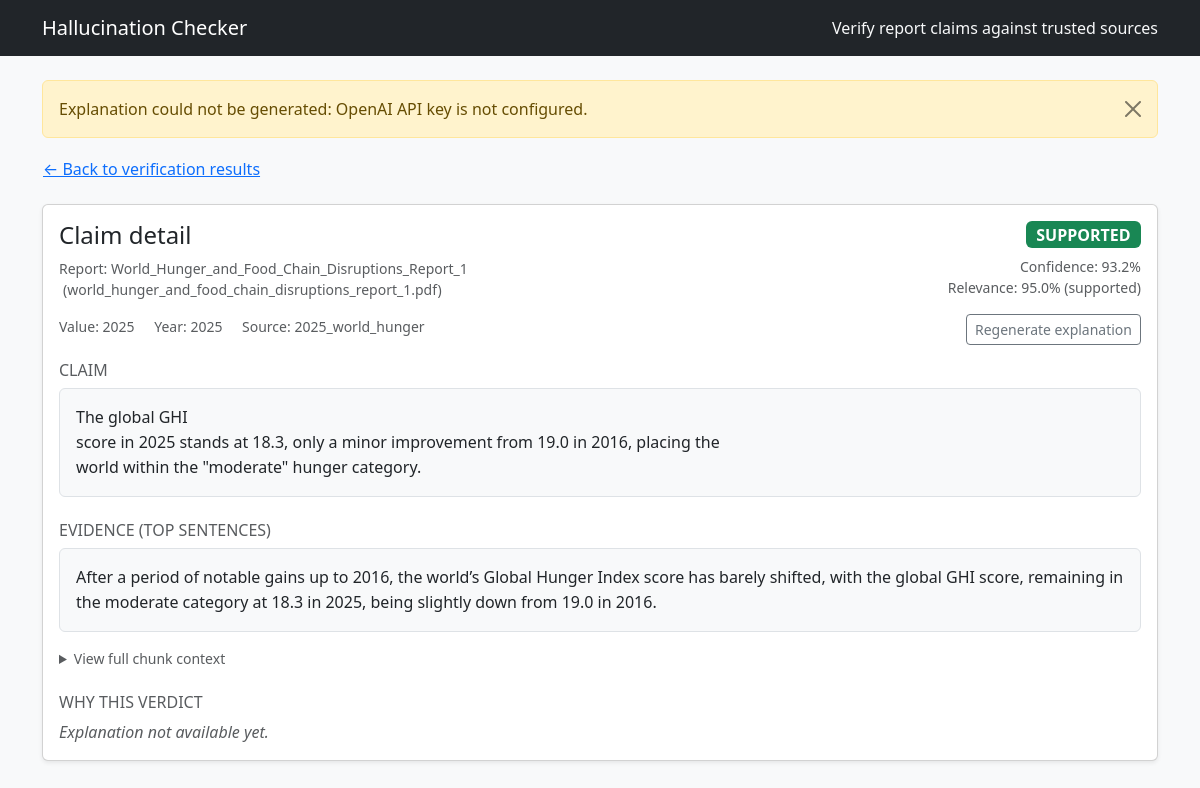
The app's page /claim/3 with its own data.
### src/hallcheck/models.py (models this page shows)
class Base(DeclarativeBase):
    """Declarative base class."""

class Document(Base):
    __tablename__ = "documents"
    id: Mapped[int] = mapped_column(Integer, primary_key=True, autoincrement=True)
    kind: Mapped[DocumentKind] = mapped_column(Enum(DocumentKind), nullable=False)
    path: Mapped[str] = mapped_column(String(512), nullable=False)
    title: Mapped[Optional[str]] = mapped_column(String(256), nullable=True)
    author: Mapped[Optional[str]] = mapped_column(String(256), nullable=True)
    year: Mapped[Optional[int]] = mapped_column(Integer, nullable=True)
    chunks: Mapped[List["Chunk"]] = relationship("Chunk", back_populates="document", cascade="all, delete-orphan")
    claims: Mapped[List["Claim"]] = relationship("Claim", back_populates="document", cascade="all, delete-orphan")

class Claim(Base):
    __tablename__ = "claims"
    id: Mapped[int] = mapped_column(Integer, primary_key=True, autoincrement=True)
    doc_id: Mapped[int] = mapped_column(ForeignKey("documents.id"), nullable=False, index=True)
    sentence: Mapped[str] = mapped_column(Text, nullable=False)
    value: Mapped[Optional[float]] = mapped_column(Float, nullable=True)
    units: Mapped[Optional[str]] = mapped_column(String(64), nullable=True)
    year: Mapped[Optional[int]] = mapped_column(Integer, nullable=True)
    meta: Mapped[Optional[dict]] = mapped_column(JSON, nullable=True)
    document: Mapped[Document] = relationship("Document", back_populates="claims")
    verdicts: Mapped[List["Verdict"]] = relationship("Verdict", back_populates="claim", cascade="all, delete-orphan")

class Verdict(Base):
    __tablename__ = "verdicts"
    id: Mapped[int] = mapped_column(Integer, primary_key=True, autoincrement=True)
    claim_id: Mapped[int] = mapped_column(ForeignKey("claims.id"), nullable=False, index=True)
    status: Mapped[VerdictStatus] = mapped_column(Enum(VerdictStatus), nullable=False)
    confidence: Mapped[float] = mapped_column(Float, nullable=False)
    evidence: Mapped[Optional[dict]] = mapped_column(JSON, nullable=True)
    explanation: Mapped[Optional[str]] = mapped_column(Text, nullable=True)
    claim: Mapped[Claim] = relationship("Claim", back_populates="verdicts")

### app.py (the view)
@app.get("/claim/<int:claim_id>")
def claim_detail(claim_id: int):
    try:
        detail = fetch_claim_detail(claim_id)
    except ValueError as exc:
        flash(str(exc), "warning")
        return redirect(url_for("home"))
    except Exception as exc:  # pragma: no cover - defensive handling
        flash(f"Unable to load claim: {exc}", "danger")
        return redirect(url_for("home"))
    if not detail.get("explanation"):
        try:
            detail["explanation"] = get_or_make_explanation(claim_id)
        except Exception as exc:  # pragma: no cover - defensive handling
            flash(f"Explanation could not be generated: {exc}", "warning")
    report_meta = None
    report_doc_id = detail.get("report_doc_id")
    if report_doc_id is not None:
        report_meta = get_report_details(report_doc_id)
    regen_form = RegenerateExplanationForm()
    return render_template("claim_detail.html", detail=detail, report=report_meta, regen_form=regen_form)

### app.py
class RegenerateExplanationForm(FlaskForm):
    submit = SubmitField("Regenerate explanation")

### app.py (called while the page is built)
@app.context_processor
def inject_globals():
    return {"STATUS_BADGES": STATUS_BADGES}

### src/hallcheck/db.py (called while the page is built)
def init_db() -> None:
    from .models import Base  # Imported lazily to avoid circular import
    Base.metadata.create_all(bind=engine)
    _ensure_verdict_explanation_column()
    _ensure_document_author_column()
    _ensure_chunk_tables_column()

@contextmanager
def get_session() -> Iterator[Session]:
    session = SessionLocal()
    try:
        yield session
        session.commit()
    except Exception:
        session.rollback()
        raise
    finally:
        session.close()

def _ensure_verdict_explanation_column() -> None:
    try:
        with engine.begin() as connection:
            inspector = inspect(connection)
            if "verdicts" not in inspector.get_table_names():
                return
            column_names = {col["name"] for col in inspector.get_columns("verdicts")}
            if "explanation" in column_names:
                return
            connection.execute(text("ALTER TABLE verdicts ADD COLUMN explanation TEXT"))
    except Exception:
        pass

def _ensure_document_author_column() -> None:
    try:
        with engine.begin() as connection:
            inspector = inspect(connection)
            if "documents" not in inspector.get_table_names():
                return
            column_names = {col["name"] for col in inspector.get_columns("documents")}
            if "author" in column_names:
                return
            connection.execute(text("ALTER TABLE documents ADD COLUMN author VARCHAR(256)"))
    except Exception:
        pass

def _ensure_chunk_tables_column() -> None:
    try:
        with engine.begin() as connection:
            inspector = inspect(connection)
            if "chunks" not in inspector.get_table_names():
                return
            column_names = {col["name"] for col in inspector.get_columns("chunks")}
            if "tables" in column_names:
                return
            connection.execute(text("ALTER TABLE chunks ADD COLUMN tables JSON"))
    except Exception:
        pass

### src/hallcheck/tables.py (called while the page is built, shortened)
def extract_tables_from_text(text: str) -> List[str]:
    tables: List[str] = []
    return tables

### src/hallcheck/webbridge.py (called while the page is built, shortened)
def get_or_make_explanation(claim_id: int) -> str:
    if not settings.openai_api_key:
        raise RuntimeError("OpenAI API key is not configured.")

### templates/claim_detail.html (shortened to what this page needs)
{% extends "layout.html" %}
{% block content %}
<div class="mb-3">
  {% if detail.report_doc_id %}
    <a href="{{ url_for('results', report_doc_id=detail.report_doc_id) }}#claim-{{ detail.claim_id }}" class="btn btn-link px-0">
      &larr; Back to verification results
    </a>
  {% else %}
    <a href="{{ url_for('home') }}" class="btn btn-link px-0">&larr; Back to dashboard</a>
  {% endif %}
</div>
<div class="card shadow-sm mb-4">
  <div class="card-body">
    <div class="d-flex justify-content-between align-items-start flex-column flex-lg-row gap-4 mb-3">
      <div>
        <h1 class="h4 mb-2">Claim detail</h1>
        {% if report %}
          <div class="small text-muted">
            Report: {{ report.title }}
            {% if report.filename %}
              <span class="ms-1 text-lowercase">({{ report.filename }})</span>
            {% endif %}
          </div>
        {% endif %}
        <div class="small text-muted mt-3">
          {% if detail.value is not none %}
            <span>Value: {{ "{:g}".format(detail.value) }}</span>
          {% endif %}
          {% if detail.year %}
            <span class="ms-3">Year: {{ detail.year }}</span>
          {% endif %}
          {% if detail.source_title %}
            <span class="ms-3">Source: {{ detail.source_title }}</span>
          {% endif %}
        </div>
      </div>
      <div class="text-lg-end w-100 w-lg-auto">
        {% set badge_class = STATUS_BADGES.get(detail.status, 'bg-secondary') %}
        <span class="badge {{ badge_class }} fs-6">{{ detail.status }}</span>
        {% if detail.confidence is not none %}
          <div class="small text-muted mt-2">Confidence: {{ (detail.confidence * 100) | round(1) }}%</div>
        {% endif %}
        {% if detail.rerank_score is not none %}
          <div class="small text-muted">
            Relevance: {{ (detail.rerank_score * 100) | round(1) }}%
            {% if detail.rerank_label %}
              <span class="text-lowercase">({{ detail.rerank_label }})</span>
            {% endif %}
          </div>
        {% endif %}
        <form action="{{ url_for('claim_regen', claim_id=detail.claim_id) }}" method="post" class="mt-3">
          {{ regen_form.submit(class="btn btn-outline-secondary btn-sm") }}
        </form>
      </div>
    </div>
    <section class="mb-4">
      <h2 class="h6 text-uppercase text-muted">Claim</h2>
      <div class="text-block bg-light border rounded p-3">{{ detail.sentence }}</div>
    </section>
    <section class="mb-4">
      <h2 class="h6 text-uppercase text-muted">Evidence (top sentences)</h2>
      {% if detail.evidence_text and not detail.is_table %}
        <div class="text-block bg-light border rounded p-3">{{ detail.evidence_text }}</div>
      {% elif not detail.evidence_tables %}
        <p class="text-muted fst-italic mb-0">No evidence snippet recorded for this claim.</p>
      {% endif %}
      {% if detail.evidence_full_text and detail.evidence_full_text != detail.evidence_text %}
        <details class="mt-3">
          <summary class="small text-muted">View full chunk context</summary>
        </details>
      {% endif %}
    </section>
    <section>
      <h2 class="h6 text-uppercase text-muted">Why this verdict</h2>
      {% if detail.explanation %}
        <div class="text-block">{{ detail.explanation }}</div>
      {% else %}
        <p class="text-muted fst-italic mb-0">Explanation not available yet.</p>
      {% endif %}
    </section>
  </div>
</div>
{% endblock %}

### static/styles.css (style rules this page uses)
body { background-color: #f8f9fa; }
.text-block { white-space: pre-wrap; font-family: inherit; line-height: 1.55; }
details summary { cursor: pointer; }

### records on screen
Document: title "World_Hunger_and_Food_Chain_Disruptions_Report_1"
Claim: value "2025", year "2025", sentence "The global GHI score in 2025 stands at 18.3, only a minor improvement from 19.0 in 2016, placing the world within the \"moderate\" hunger category."
Document: source_title "2025_world_hunger"
Verdict: status "SUPPORTED", (detail.confidence*100)|round(1) "93.2", rerank_label "supported"

### other values on screen
{{ message }} "Explanation could not be generated: OpenAI API key is not configured."
{{ report.filename }} "world_hunger_and_food_chain_disruptions_report_1.pdf"
{{ (detail.rerank_score * 100) | round(1) }} "95.0"
